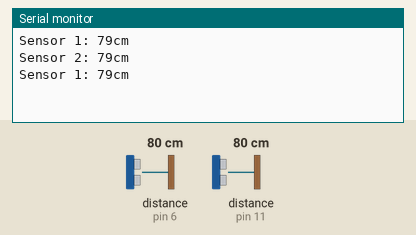
This sketch was run on a simulated Arduino Uno, built with avr-gcc and run on an emulated ATmega328P. On the bench: the last lines printed to the serial monitor. Wiring (inferred from the names in the program): 2 × ultrasonic range finder: trigger pin 5, echo pin 6 / trigger pin 10, echo pin 11. Inputs (shaded band) come from the test bench; at power-on: distance to the obstacle (sensors on pin 6, pin 11) 80 cm. The echo pulse lasts 58.3 µs per cm.

Above: at 2.8 s.
2.9 s: distance to the obstacle (sensor on pin 6) set to 2 cm
At 3.8 s:
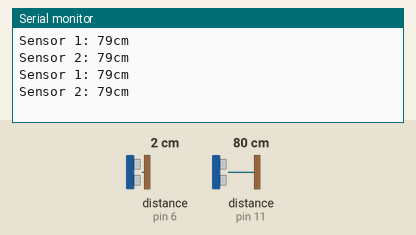
5.6 s: distance to the obstacle (sensor on pin 11) set to 2 cm
At 6.8 s:
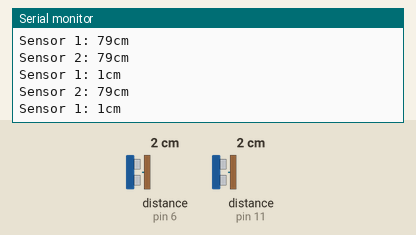
8.3 s: distance to the obstacle (sensor on pin 6) set to 4 cm
At 9.8 s:
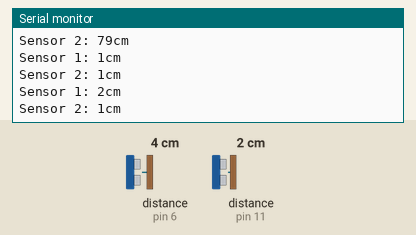
11.0 s: distance to the obstacle (sensor on pin 11) set to 4 cm
At 11.5 s:
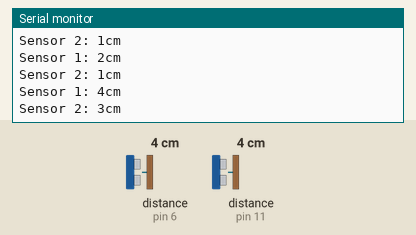
Timing chart, 0 to 14.0 s (numbered marks = the images above; inputs shaded):
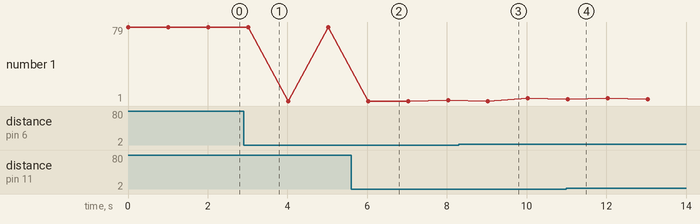

The sketch:

sketch_oct30a.ino
```cpp
int leftEchoPin = 6;    // Echo
int leftTrigPin = 5;    // Trigger
int rightEchoPin = 11;    // Echo
int rightTrigPin = 10;    // Trigger
long leftDuration, rightDuration, leftCm, rightCm;

void setup() {
  //Serial Port begin
  Serial.begin (9600);
  //Define inputs and outputs
  pinMode(leftTrigPin, OUTPUT);
  pinMode(leftEchoPin, INPUT);
  pinMode(rightTrigPin, OUTPUT);
  pinMode(rightEchoPin, INPUT);
}

void loop() {
  // The sensor is triggered by a HIGH pulse of 10 or more microseconds.
  // Give a short LOW pulse beforehand to ensure a clean HIGH pulse:
  //digitalWrite(leftTrigPin, LOW);
  //delayMicroseconds(5);
  digitalWrite(leftTrigPin, HIGH);
  delayMicroseconds(20);
  digitalWrite(leftTrigPin, LOW);

  // Read the signal from the sensor: a HIGH pulse whose
  // duration is the time (in microseconds) from the sending
  // of the ping to the reception of its echo off of an object.
  //pinMode(leftEchoPin, INPUT);
  leftDuration = pulseIn(leftEchoPin, HIGH);

  // Convert the time into a distance
  leftCm = (leftDuration/2) / 29.1;     // Divide by 29.1 or multiply by 0.0343

  Serial.print("Sensor 1: ");
  Serial.print(leftCm);
  Serial.print("cm");
  Serial.println();

  delay(1000);

  //sensor 2

  //digitalWrite(rightTrigPin, LOW);
  //delayMicroseconds(5);
  digitalWrite(rightTrigPin, HIGH);
  delayMicroseconds(20);
  digitalWrite(rightTrigPin, LOW);
  //delay(250);

  //pinMode(rightEchoPin, INPUT);
  rightDuration = pulseIn(rightEchoPin, HIGH);

  rightCm = (rightDuration/2) / 29.1;     // Divide by 29.1 or multiply by 0.0343

  Serial.print("Sensor 2: ");
  Serial.print(rightCm);
  Serial.print("cm");
  Serial.println();

  delay(1000);
}
```

Measured:
- after the input at 11.0 s, the serial monitor: prints a new line at once (image 4)
- plotted number 1: 2 → 4 after the input at 8.3 s
